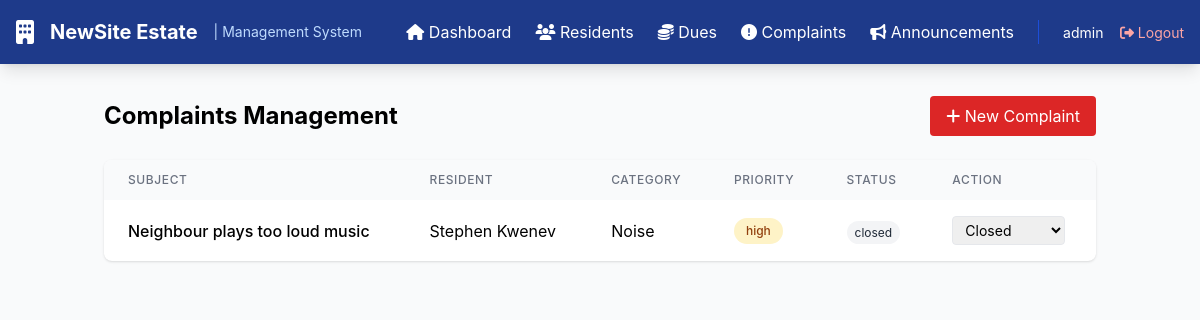
The app's page /complaints (signed in) with its own data.
### models.py (models this page shows)
class User(db.Model, UserMixin):
    id = db.Column(db.Integer, primary_key=True)
    username = db.Column(db.String(80), unique=True, nullable=False)
    password = db.Column(db.String(200), nullable=False)
    role = db.Column(db.String(20), default='admin')  # admin, staff
    resident_id = db.Column(db.Integer, db.ForeignKey('resident.id'), nullable=True)
    resident = db.relationship('Resident', backref=db.backref('user_account', uselist=False))
    created_at = db.Column(db.DateTime, default=datetime.utcnow)

class Complaint(db.Model):
    id = db.Column(db.Integer, primary_key=True)
    resident_id = db.Column(db.Integer, db.ForeignKey('resident.id'), nullable=False)
    category = db.Column(db.String(30))  # Infrastructure, Security, Noise, Other
    subject = db.Column(db.String(100), nullable=False)
    description = db.Column(db.Text, nullable=False)
    status = db.Column(db.String(20), default='pending')  # pending, in_progress, resolved, closed
    priority = db.Column(db.String(20), default='medium')  # low, medium, high, urgent
    assigned_to = db.Column(db.String(50))
    resolution_notes = db.Column(db.Text)
    created_at = db.Column(db.DateTime, default=datetime.utcnow)
    updated_at = db.Column(db.DateTime, default=datetime.utcnow, onupdate=datetime.utcnow)

class Resident(db.Model):
    id = db.Column(db.Integer, primary_key=True)
    first_name = db.Column(db.String(50), nullable=False)
    last_name = db.Column(db.String(50), nullable=False)
    email = db.Column(db.String(100), unique=True, nullable=False)
    phone = db.Column(db.String(20), nullable=False)
    house_number = db.Column(db.String(20), unique=True, nullable=False)
    occupant_count = db.Column(db.Integer, default=1)
    vehicle_count = db.Column(db.Integer, default=0)
    move_in_date = db.Column(db.DateTime, default=datetime.utcnow)
    is_active = db.Column(db.Boolean, default=True)
    created_at = db.Column(db.DateTime, default=datetime.utcnow)
    updated_at = db.Column(db.DateTime, default=datetime.utcnow, onupdate=datetime.utcnow)
    payments = db.relationship('Payment', backref='resident', lazy=True)
    complaints = db.relationship('Complaint', backref='resident', lazy=True)

### app.py (the view)
@app.route('/complaints')
@login_required
def complaints():
    complaints_list = Complaint.query.order_by(Complaint.created_at.desc()).all()
    residents_list = Resident.query.filter_by(is_active=True).all()
    return render_template('complaints.html',
                           complaints=complaints_list,
                           residents=residents_list)

### app.py (called while the page is built)
@login_manager.user_loader
def load_user(user_id):
    return User.query.get(int(user_id))

### templates/complaints.html (shortened to what this page needs)
{% extends "base.html" %}
{% block content %}
<div class="flex justify-between items-center mb-6">
    <h2 class="text-2xl font-bold">Complaints Management</h2>
    <button onclick="document.getElementById('complaintForm').classList.toggle('hidden')"
            class="bg-red-600 text-white px-4 py-2 rounded hover:bg-red-700 transition">
        <i class="fas fa-plus"></i> New Complaint
    </button>
</div>
<div class="bg-white rounded-lg shadow overflow-hidden">
    <div class="overflow-x-auto">
        <table class="w-full">
            <thead class="bg-gray-50">
                <tr>
                    <th class="px-6 py-3 text-left text-xs font-medium text-gray-500 uppercase tracking-wider">Subject</th>
                    <th class="px-6 py-3 text-left text-xs font-medium text-gray-500 uppercase tracking-wider">Resident</th>
                    <th class="px-6 py-3 text-left text-xs font-medium text-gray-500 uppercase tracking-wider">Category</th>
                    <th class="px-6 py-3 text-left text-xs font-medium text-gray-500 uppercase tracking-wider">Priority</th>
                    <th class="px-6 py-3 text-left text-xs font-medium text-gray-500 uppercase tracking-wider">Status</th>
                    <th class="px-6 py-3 text-left text-xs font-medium text-gray-500 uppercase tracking-wider">Action</th>
                </tr>
            </thead>
            <tbody class="divide-y divide-gray-200">
                {% for complaint in complaints %}
                <tr>
                    <td class="px-6 py-4 font-medium">{{ complaint.subject }}</td>
                    <td class="px-6 py-4">{{ complaint.resident.first_name }} {{ complaint.resident.last_name }}</td>
                    <td class="px-6 py-4">{{ complaint.category }}</td>
                    <td class="px-6 py-4">
                        <span class="badge {% if complaint.priority == 'urgent' %}priority-urgent
                            {% elif complaint.priority == 'high' %}priority-high
                            {% elif complaint.priority == 'medium' %}priority-medium
                            {% else %}priority-low{% endif %}">
                            {{ complaint.priority }}
                        </span>
                    </td>
                    <td class="px-6 py-4">
                        <span class="px-2 py-1 text-xs rounded-full
                            {% if complaint.status == 'pending' %}bg-yellow-100 text-yellow-800
                            {% elif complaint.status == 'in_progress' %}bg-blue-100 text-blue-800
                            {% elif complaint.status == 'resolved' %}bg-green-100 text-green-800
                            {% else %}bg-gray-100 text-gray-800{% endif %}">
                            {{ complaint.status }}
                        </span>
                    </td>
                    <td class="px-6 py-4">
                        <form method="POST" action="{{ url_for('update_complaint', id=complaint.id) }}" class="inline">
                            <select name="status" onchange="this.form.submit()" class="text-sm border rounded px-2 py-1">
                                <option value="closed" {% if complaint.status=='closed' %}selected{% endif %}>Closed</option>
                            </select>
                        </form>
                    </td>
                </tr>
                {% endfor %}
            </tbody>
        </table>
    </div>
</div>
{% endblock %}

### templates/base.html (shortened to what this page needs)
<!DOCTYPE html>
<head>
    <script src="https://cdn.tailwindcss.com"></script>
    <link rel="stylesheet" href="https://cdnjs.cloudflare.com/ajax/libs/font-awesome/6.4.0/css/all.min.css">
    <link rel="stylesheet" href="{{ url_for('static', filename='css/style.css') }}">
</head>
<body class="bg-gray-50">
    {% if current_user.is_authenticated %}
    <nav class="bg-blue-900 text-white shadow-lg">
        <div class="max-w-7xl mx-auto px-4">
            <div class="flex justify-between items-center h-16">
                <div class="flex items-center space-x-4">
                    <i class="fas fa-building text-2xl"></i>
                    <span class="font-bold text-xl">NewSite Estate</span>
                    <span class="text-sm text-blue-200 ml-2">| Management System</span>
                </div>
                <div class="flex items-center space-x-6">
                    <a href="{{ url_for('index') }}" class="hover:text-blue-200 transition">
                        <i class="fas fa-home"></i> Dashboard
                    </a>
                    <a href="{{ url_for('residents') }}" class="hover:text-blue-200 transition">
                        <i class="fas fa-users"></i> Residents
                    </a>
                    <a href="{{ url_for('dues') }}" class="hover:text-blue-200 transition">
                        <i class="fas fa-coins"></i> Dues
                    </a>
                    <a href="{{ url_for('complaints') }}" class="hover:text-blue-200 transition">
                        <i class="fas fa-exclamation-circle"></i> Complaints
                    </a>
                    <a href="{{ url_for('announcements') }}" class="hover:text-blue-200 transition">
                        <i class="fas fa-bullhorn"></i> Announcements
                    </a>
                    <div class="border-l border-blue-700 pl-6">
                        <span class="text-sm">{{ current_user.username }}</span>
                        <a href="{{ url_for('logout') }}" class="ml-3 text-sm text-red-300 hover:text-red-200">
                            <i class="fas fa-sign-out-alt"></i> Logout
                        </a>
                    </div>
                </div>
            </div>
        </div>
    </nav>
    {% endif %}
    <div class="container mx-auto px-4 py-8">
        {% block content %}{% endblock %}
    </div>
</body>
</html>

### static/css/style.css (style rules this page uses)
* { margin: 0; padding: 0; box-sizing: border-box; }
body { font-family: -apple-system, BlinkMacSystemFont, 'Segoe UI', Roboto, 'Helvetica Neue', Arial, sans-serif; background-color: #f3f4f6; min-height: 100vh; }
.badge { display: inline-flex; align-items: center; padding: 0.25rem 0.75rem; border-radius: 9999px; font-size: 0.75rem; font-weight: 500; gap: 0.25rem; }
.priority-high { background-color: #fef3c7; color: #92400e; }

### records on screen
User: username "admin"
Complaint: subject "Neighbour plays too loud music", resident.first_name "Stephen", resident.last_name "Kwenev", category "Noise", priority "high", status "closed", status "Closed"
